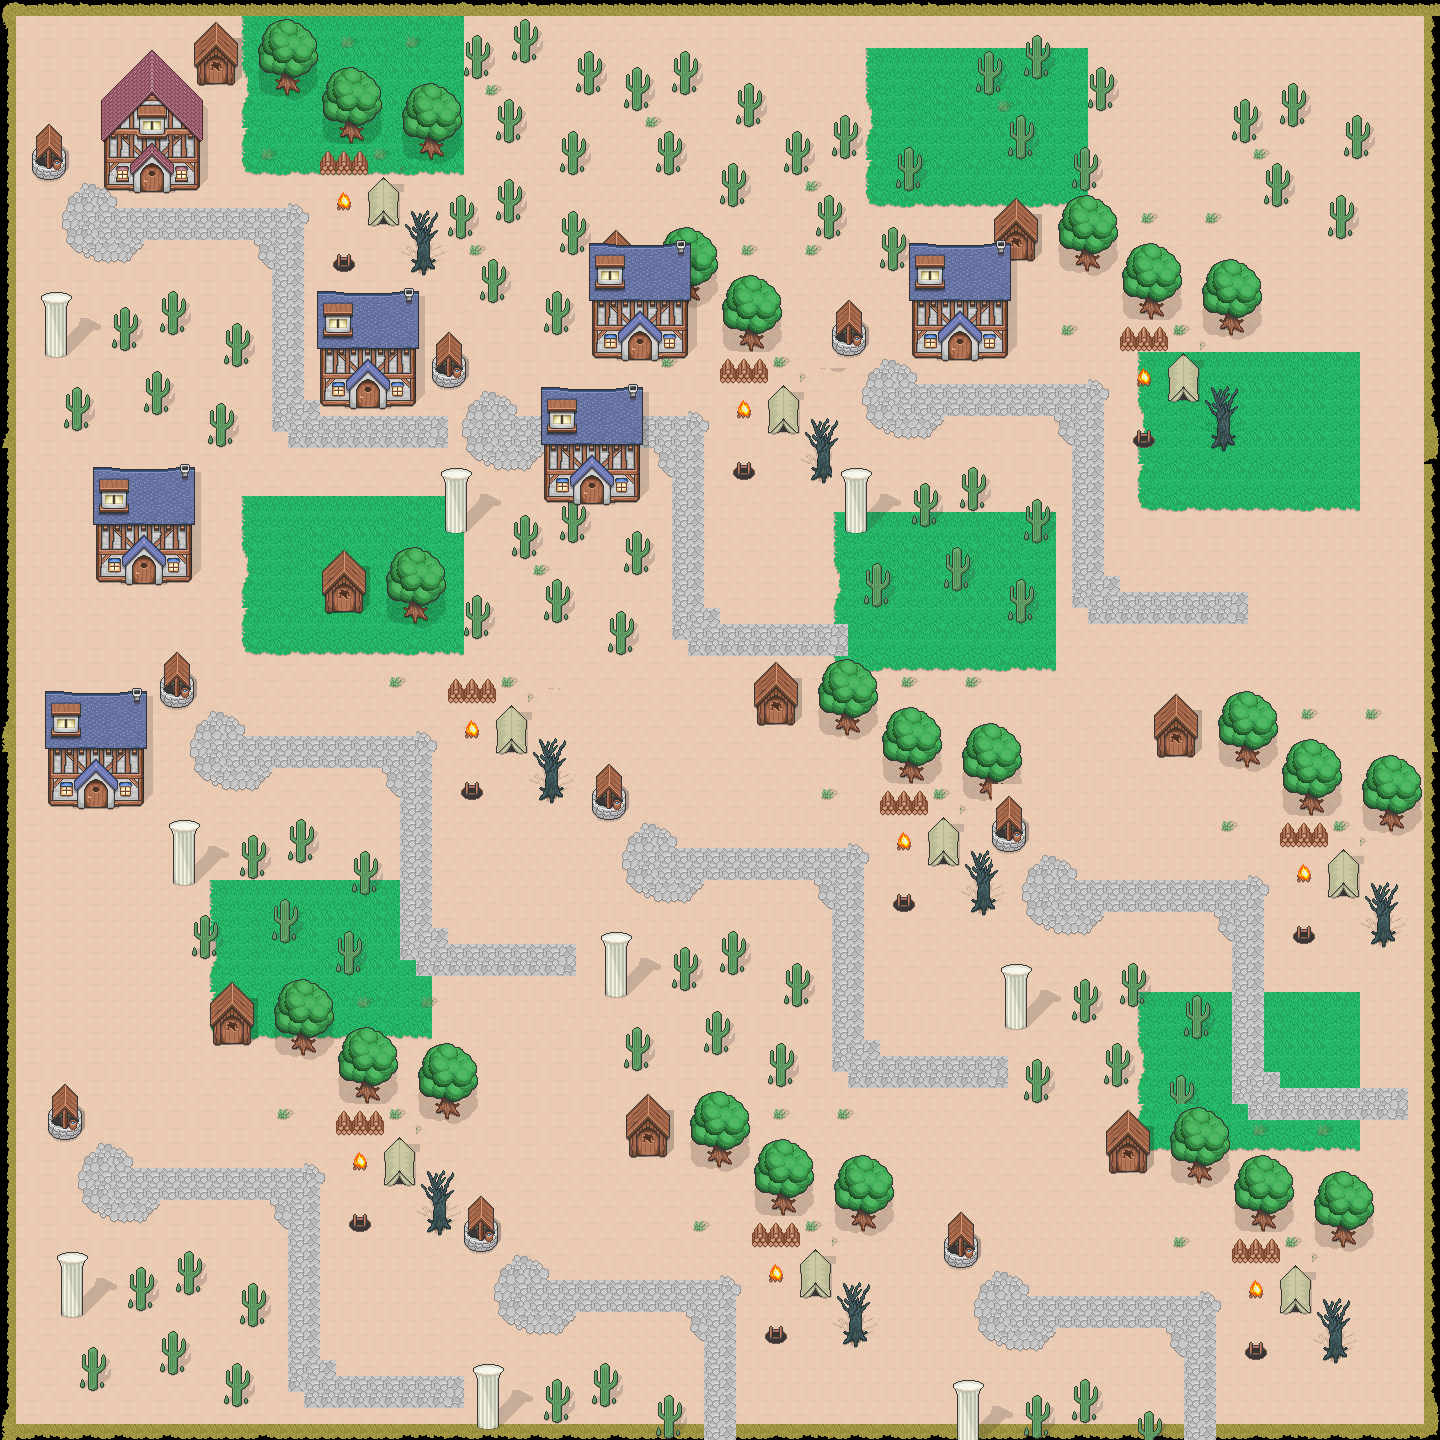

Rendered tile map (Tiled .tmx) drawn with the repository's tilesets; below, a short description and the map source with its tile grids summarised:
An orthogonal 90x90 tile map with 16x16 px tiles, 4 tile layers (ground, ground2, ground deco, objects).

<map version="1.0" orientation="orthogonal" renderorder="right-down" width="90" height="90" tilewidth="16" tileheight="16" nextobjectid="1">
 <tileset firstgid="1" name="tilesheet" tilewidth="16" tileheight="16" tilecount="1960">
  <image source="tilesheet.png" trans="ffffff" width="320" height="1568" />
 </tileset>
 <layer name="ground" width="90" height="90">
  <data>[8100 cells, 8100 non-empty, 20 distinct tile ids]</data>
 </layer>
 <layer name="ground2" width="90" height="90">
  <data>[8100 cells, 980 non-empty, 17 distinct tile ids]</data>
 </layer>
 <layer name="ground deco" width="90" height="90">
  <data>[8100 cells, 2864 non-empty, 158 distinct tile ids]</data>
 </layer>
 <layer name="objects" width="90" height="90">
  <data>[8100 cells, 454 non-empty, 134 distinct tile ids]</data>
 </layer>
</map>
